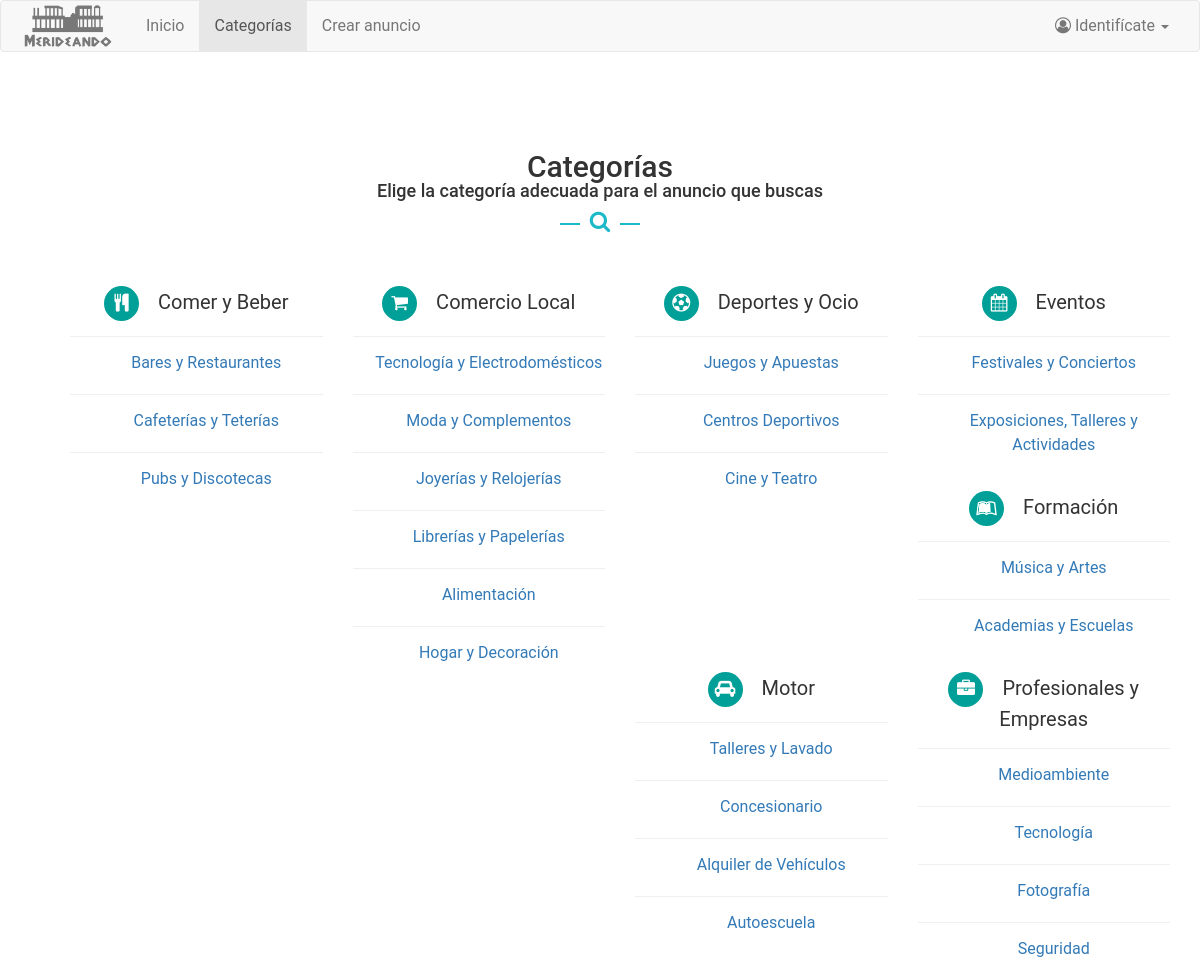
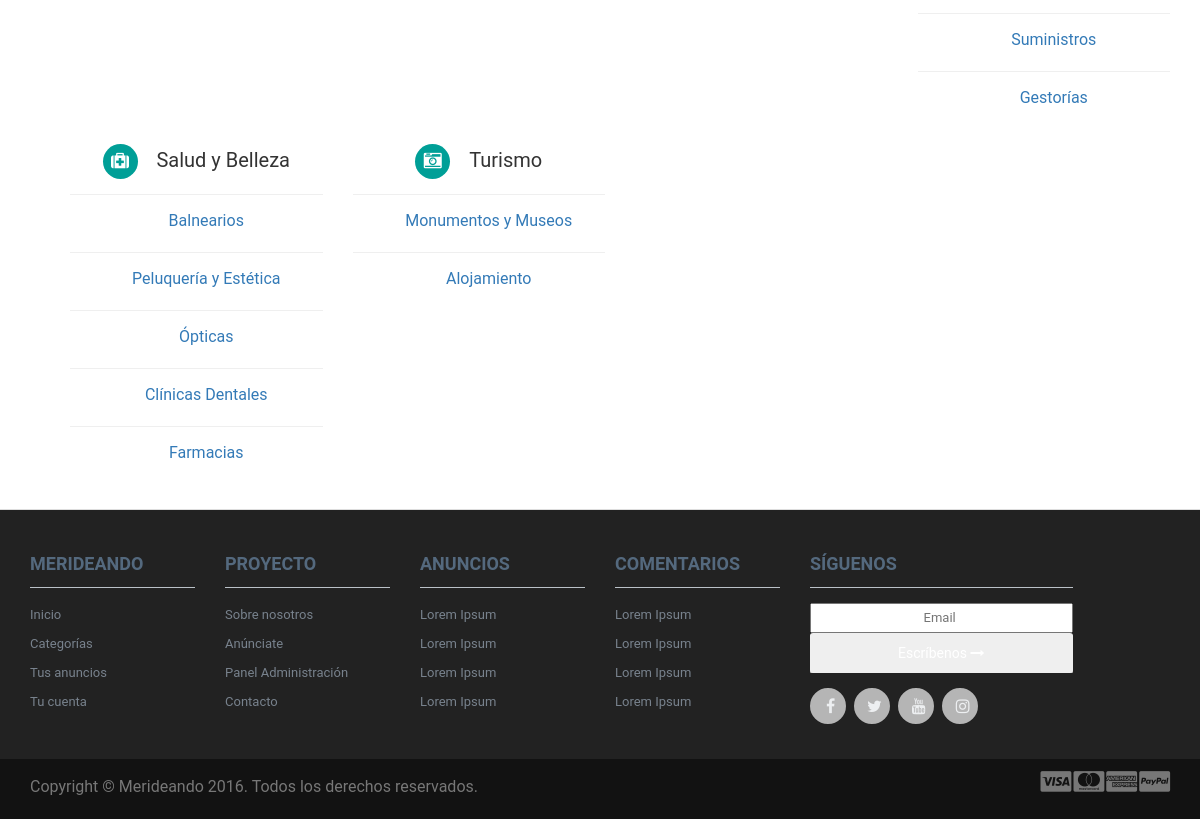
Page /categorias.php on the committed database (2 pictures, top to bottom).
### tables this page shows
CREATE TABLE `subcategorias` (
  `id_subcategoria` int(11) NOT NULL,
  `nombre_subcat` varchar(50) NOT NULL,
  `categoria_id` int(11) NOT NULL
);

### categorias.php (the view, shortened to what this page needs)
<?php
    include('php/conexion.php');
?>
<!DOCTYPE html>
 <html lang="en">
    <head>
        <link href="css/bootstrap.min.css" rel="stylesheet">
        <link rel="stylesheet" href="font-awesome/css/font-awesome.min.css">
        <link rel="stylesheet" href="css/style.css">
    </head>
    <body>
        <?php include "php/navbar.php"; ?>
        <section class="categorias">
            <div class="container">
                <div class="row">
                    <div class="section_title text-center mg-tp-80 mg-bt-40">
							<h2>Categorías</h2>
							<h4>Elige la categoría adecuada para el anuncio que buscas</h4>
							<div class="icon_wrap"><i class="fa fa-search"></i></div>
				    </div>
                    <div class="col-md-12 text-center">
                        <ul class="row clearfix">
            <?php
                $sql = "SELECT categorias.*, subcategorias.* FROM categorias, subcategorias WHERE categorias.id_categoria = subcategorias.categoria_id ORDER BY categorias.nombre_cat ASC";
                $query = $con->prepare($sql);
                $query->execute();
                $categoria = "";
                $categorias = array();
                $pos = 0;
                if ($query->rowCount() > 0){
                    while ($resultado = $query->fetch(PDO::FETCH_ASSOC)){
                        if($categoria != $resultado['nombre_cat']){
                            $categoria = $resultado['nombre_cat'];
                            $id_categoria = $resultado['id_categoria'];
                            $icono = $resultado['icono'];
                            $pos = array_push($categorias,  array($categoria, array(), $id_categoria, $icono));
                        }
                        $categorias[$pos][1][] = array( $resultado['id_subcategoria'], $resultado['nombre_subcat'] );
                    }
                    foreach ($categorias as $categoria)
                        {
                            if( !empty( $categoria[0] ) ) {
                             echo "<li class='col-lg-3 col-md-3 col-sm-6 col-xs-12'>";
                                 echo "<section class='lista-subcategorias'>
                                        <div><i class='fa ".$categoria[3]."'></i>
                                        <a href='categoria.php?id=".$categoria[2]."'><span class='lista-categoria-titulo'>".$categoria[0]."</span></a>
                                        </div>";
                            }
                            if (count($categoria[1]) > 0)
                            {
                                foreach ($categoria[1] as $subCat)
                                {
                                    echo "<ul class='list'>
                                    <li><a href='categoria.php?id=" . $subCat[0] . "'>" .
                                        $subCat[1] . "</a></li></ul>";
                                }
                                echo "</section></li>";
                            }
                    }
                }
                        ?>
                        </ul>
                    </div>
                </div>
            </div>
        </section>
      <?php include "php/footer.php"; ?>
     </body>
</html>

### php/navbar.php (shortened to what this page needs)
<?php
    $current_page = basename($_SERVER['PHP_SELF']);
?>
<nav class="navbar navbar-default">
          <div class="container-fluid">
            <div class="navbar-header">
              <a class="navbar-brand" href="#"><img src="images/logo1.png"  width="100px"></a>
            </div>
            <div class="collapse navbar-collapse" id="bs-example-navbar-collapse-1">
              <ul class="nav navbar-nav">
                    <li class="<?php if ($current_page == "index.php"){ echo "active "; }?>"><a href="index.php">Inicio<span class="sr-only">(current)</span></a></li>
                 <?php
                    if ($current_page == "categorias.php"){
                        echo '<li class="active item"><a href="categorias.php">Categorías</a></li>';
                    }
                    else if ($current_page == "panel_usuario.php"){
                        echo '<li class="active item"><a href="panel_usuario.php">Mis anuncios</a></li>';
                    }
                  ?>
                  <li><a href="panel_usuario.php">Crear anuncio</a></li>
              </ul>
              <ul class="nav navbar-nav navbar-right">
                  <?php if(!isset($_SESSION["user_id"])):?>
                  <li class="dropdown">
                  <a href="#" class="dropdown-toggle" data-toggle="dropdown" role="button" aria-haspopup="true" aria-expanded="false"><i class="fa fa-user-circle-o" aria-hidden="true"></i> Identifícate <span class="caret"></span></a>
                </li>
                  <?php endif;?>
              </ul>
            </div>
          </div>
        </nav>

### php/footer.php
<footer>
               <div class="footer" id="footer">
               <div class="container">
                   <div class="row">
                       <div class="col-lg-2  col-md-2 col-sm-4 col-xs-6">
                           <h3> Merideando </h3>
                           <ul>
                               <li> <a href="index.php"> Inicio </a> </li>
                               <li> <a href="categorias.php"> Categorías </a> </li>
                               <li> <a href="panel_usuario.php"> Tus anuncios </a> </li>
                               <li> <a href="#"> Tu cuenta </a> </li>
                           </ul>
                       </div>
                       <div class="col-lg-2  col-md-2 col-sm-4 col-xs-6">
                           <h3> Proyecto </h3>
                           <ul>
                               <li> <a href="#"> Sobre nosotros </a> </li>
                               <li> <a href="#"> Anúnciate </a> </li>
                               <li> <a href="#"> Panel Administración </a> </li>
                               <li> <a href="#"> Contacto </a> </li>
                           </ul>
                       </div>
                       <div class="col-lg-2  col-md-2 col-sm-4 col-xs-6">
                           <h3> Anuncios </h3>
                           <ul>
                               <li> <a href="#"> Lorem Ipsum </a> </li>
                               <li> <a href="#"> Lorem Ipsum </a> </li>
                               <li> <a href="#"> Lorem Ipsum </a> </li>
                               <li> <a href="#"> Lorem Ipsum </a> </li>
                           </ul>
                       </div>
                       <div class="col-lg-2  col-md-2 col-sm-4 col-xs-6">
                           <h3> Comentarios </h3>
                           <ul>
                               <li> <a href="#"> Lorem Ipsum </a> </li>
                               <li> <a href="#"> Lorem Ipsum </a> </li>
                               <li> <a href="#"> Lorem Ipsum </a> </li>
                               <li> <a href="#"> Lorem Ipsum </a> </li>
                           </ul>
                       </div>
                       <div class="col-lg-3  col-md-3 col-sm-6 col-xs-12 ">
                           <h3> Síguenos </h3>
                           <ul>
                               <li>
                                   <div class="input-append newsletter-box text-center">
                                       <input type="text" class="full text-center" placeholder="Email ">
                                       <button class="btn  bg-gray" type="button"> Escríbenos <i class="fa fa-long-arrow-right"> </i> </button>
                                   </div>
                               </li>
                           </ul>
                           <ul class="social">
                               <li> <a href="#"> <i class=" fa fa-facebook">   </i> </a> </li>
                               <li> <a href="#"> <i class="fa fa-twitter">   </i> </a> </li>
                               <li> <a href="#"> <i class="fa fa-youtube">   </i> </a> </li>
                               <li> <a href="#"> <i class="fa fa-instagram">   </i> </a> </li>
                           </ul>
                       </div>
                   </div>
               </div>
           </div>
           <div class="footer-bottom">
               <div class="container">
                   <p class="pull-left"> Copyright © Merideando 2016. Todos los derechos reservados. </p>
                   <div class="pull-right">
                       <ul class="nav nav-pills payments">
                           <li><i class="fa fa-cc-visa"></i></li>
                           <li><i class="fa fa-cc-mastercard"></i></li>
                           <li><i class="fa fa-cc-amex"></i></li>
                           <li><i class="fa fa-cc-paypal"></i></li>
                       </ul>
                   </div>
               </div>
           </div>
       </footer>

### css/style.css (style rules this page uses)
body { background-color: #fff; color: #777; font-family: "Roboto",sans-serif; font-size: 16px; font-weight: 400; line-height: 24px; }
body, html { height: 100% }
a:link, a:visited { text-decoration: none; }
a { outline: none !important }
h1, h2, h3, h4, h5, h6 { color: #333; line-height: 100%; margin: 0; }
ul, ul li { list-style: none; }
.mg-bt-40 { margin-bottom: 40px; }
.mg-tp-80 { margin-top: 80px; }
.icon_wrap { color: #222; display: inline-block; position: relative; padding: 10px 0; }
.icon_wrap:before { position: absolute; content: ''; background-color: #1cbac8; height: 2px; left: -30px; width: 100%; top: 50%; }
.icon_wrap:after { position: absolute; content: ''; background-color: #1cbac8; height: 2px; right: -30px; width: 100%; top: 50%; }
.icon_wrap i { font-size: 22px; color: #1cbac8; }
.navbar-brand { font-size: 30px; margin-top: -20px; }
.full { width: 100%; }
.footer { background: #222; height: auto; padding-bottom: 30px; position: relative; width: 100%; border-top: 1px solid #DDDDDD; }
.footer h3 { border-bottom: 1px solid #BAC1C8; color: #54697E; font-size: 18px; font-weight: 600; line-height: 27px; padding: 40px 0 10px; text-transform: uppercase; }
.footer ul { font-size: 13px; list-style-type: none; margin-left: 0; padding-left: 0; margin-top: 15px; color: #7F8C8D; }
.footer ul li a { padding: 0 0 5px 0; display: block; }
.footer a { color: #78828D }
.newsletter-box .btn { border: medium none; -webkit-border-radius: 3px; -moz-border-radius: 3px; -o-border-radius: 3px; -ms-border-radius: 3px; border-radius: 3px; display: inline-block; height: 40px; padding: 0; width: 100%; color: #fff; }
.newsletter-box { overflow: hidden; }
.bg-gray { background-image: -moz-linear-gradient(center bottom, #BBBBBB 0%, #F0F0F0 100%); box-shadow: 0 1px 0 #B4B3B3; }
.social li { background: none repeat scroll 0 0 #B5B5B5; border: 2px solid #B5B5B5; -webkit-border-radius: 50%; -moz-border-radius: 50%; -o-border-radius: 50%; -ms-border-radius: 50%; border-radius: 50%; float: left; height: 36px; line-height: 36px; margin: 0 8px 0 0; padding: 0; text-align: center; width: 36px; transition: all 0.5s ease 0s; -moz-transition: all 0.5s ease 0s; -webkit-transition: all 0.5s ease 0s; -ms-transition: all 0.5s ease 0s; -o-transition: all 0.5s ease 0s; }
.social li a { color: #EDEFF1; }
.social li a i { font-size: 16px; margin: 0 0 0 5px; color: #EDEFF1 !important; }
.footer-bottom { background: #121212; padding-top: 10px; padding-bottom: 10px; }
.footer-bottom p.pull-left { padding-top: 6px; }
.payments { font-size: 1.5em; }
.lista-subcategorias { margin: 0 0 30px 0; }
.lista-subcategorias ul.list { margin: 15px 0 0 0; border-top: 1px solid #efefef; padding: 10px 0 0 0; }
.lista-subcategorias ul.list li { padding: 4px 0 4px 0; margin: 0 0 0 20px; }
.lista-subcategorias i { cursor: pointer; border-radius: 35px; height: 35px; width: 35px; display: inline-block; padding: 0; vertical-align: center; color: #fff; font-size: 18px; line-height: 34px; text-align: center; background: #009F97; }
.lista-categoria-titulo { font-size: 20px; margin: 0 0 0 15px; color: #333; }

### rows in the picture
subcategorias: nombre_subcat "Bares y Restaurantes"
subcategorias: nombre_subcat "Cafeterías y Teterías"
subcategorias: nombre_subcat "Pubs y Discotecas"
subcategorias: nombre_subcat "Tecnología y Electrodomésticos"
subcategorias: nombre_subcat "Moda y Complementos"
subcategorias: nombre_subcat "Joyerías y Relojerías"
subcategorias: nombre_subcat "Librerías y Papelerías"
subcategorias: nombre_subcat "Alimentación"
subcategorias: nombre_subcat "Hogar y Decoración"
subcategorias: nombre_subcat "Juegos y Apuestas"
subcategorias: nombre_subcat "Centros Deportivos"
subcategorias: nombre_subcat "Cine y Teatro"
subcategorias: nombre_subcat "Festivales y Conciertos"
subcategorias: nombre_subcat "Exposiciones, Talleres y Actividades"
subcategorias: nombre_subcat "Música y Artes"
subcategorias: nombre_subcat "Academias y Escuelas"
subcategorias: nombre_subcat "Talleres y Lavado"
subcategorias: nombre_subcat "Concesionario"
subcategorias: nombre_subcat "Alquiler de Vehículos"
subcategorias: nombre_subcat "Autoescuela"
subcategorias: nombre_subcat "Medioambiente"
subcategorias: nombre_subcat "Tecnología"
subcategorias: nombre_subcat "Fotografía"
subcategorias: nombre_subcat "Seguridad"
subcategorias: nombre_subcat "Suministros"
subcategorias: nombre_subcat "Gestorías"
subcategorias: nombre_subcat "Balnearios"
subcategorias: nombre_subcat "Peluquería y Estética"
subcategorias: nombre_subcat "Ópticas"
subcategorias: nombre_subcat "Clínicas Dentales"
subcategorias: nombre_subcat "Farmacias"
subcategorias: nombre_subcat "Monumentos y Museos"
subcategorias: nombre_subcat "Alojamiento"

### other values in the picture
$categoria[0] "Comer y Beber"
$categoria[0] "Comercio Local"
$categoria[0] "Deportes y Ocio"
$categoria[0] "Eventos"
$categoria[0] "Formación"
$categoria[0] "Motor"
$categoria[0] "Profesionales y Empresas"
$categoria[0] "Salud y Belleza"
$categoria[0] "Turismo"
